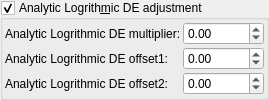
    <widget class="MyGroupBox" name="groupCheck_analyticDE_enabled_false">
     <property name="toolTip">
      <string/>
     </property>
     <property name="title">
      <string>Analytic Logrith&amp;mic DE adjustment</string>
     </property>
     <property name="checkable">
      <bool>true</bool>
     </property>
     <layout class="QVBoxLayout" name="verticalLayout_52">
      <property name="spacing">
       <number>2</number>
      </property>
      <property name="leftMargin">
       <number>2</number>
      </property>
      <property name="topMargin">
       <number>2</number>
      </property>
      <property name="rightMargin">
       <number>2</number>
      </property>
      <property name="bottomMargin">
       <number>2</number>
      </property>
      <item>
       <layout class="QGridLayout" name="gridLayout_26" columnstretch="0,0,1">
        <property name="spacing">
         <number>2</number>
        </property>
        <item row="2" column="1">
         <widget class="QLabel" name="label_178">
          <property name="text">
           <string>Analytic Logrithmic DE offset2:</string>
          </property>
         </widget>
        </item>
        <item row="0" column="1">
         <widget class="QLabel" name="label_176">
          <property name="text">
           <string>Analytic Logrithmic DE multiplier:</string>
          </property>
         </widget>
        </item>
        <item row="1" column="1">
         <widget class="QLabel" name="label_177">
          <property name="text">
           <string>Analytic Logrithmic DE offset1:</string>
          </property>
         </widget>
        </item>
        <item row="0" column="2">
         <widget class="MyDoubleSpinBox" name="spinbox_analyticDE_scale_1">
          <property name="sizePolicy">
           <sizepolicy hsizetype="Minimum" vsizetype="Maximum">
            <horstretch>0</horstretch>
            <verstretch>0</verstretch>
           </sizepolicy>
          </property>
          <property name="prefix">
           <string/>
          </property>
          <property name="suffix">
           <string/>
          </property>
          <property name="decimals">
           <number>2</number>
          </property>
          <property name="minimum">
           <double>-36000.000000000000000</double>
          </property>
          <property name="maximum">
           <double>36000.000000000000000</double>
          </property>
          <property name="singleStep">
           <double>0.100000000000000</double>
          </property>
         </widget>
        </item>
        <item row="1" column="2">
         <widget class="MyDoubleSpinBox" name="spinbox_analyticDE_offset_1">
          <property name="sizePolicy">
           <sizepolicy hsizetype="Minimum" vsizetype="Maximum">
            <horstretch>0</horstretch>
            <verstretch>0</verstretch>
           </sizepolicy>
          </property>
          <property name="prefix">
           <string/>
          </property>
          <property name="suffix">
           <string/>
          </property>
          <property name="decimals">
           <number>2</number>
          </property>
          <property name="minimum">
           <double>-36000.000000000000000</double>
          </property>
          <property name="maximum">
           <double>36000.000000000000000</double>
          </property>
          <property name="singleStep">
           <double>0.100000000000000</double>
          </property>
         </widget>
        </item>
        <item row="2" column="2">
         <widget class="MyDoubleSpinBox" name="spinbox_analyticDE_offset_2">
          <property name="sizePolicy">
           <sizepolicy hsizetype="Minimum" vsizetype="Maximum">
            <horstretch>0</horstretch>
            <verstretch>0</verstretch>
           </sizepolicy>
          </property>
          <property name="prefix">
           <string/>
          </property>
          <property name="suffix">
           <string/>
          </property>
          <property name="decimals">
           <number>2</number>
          </property>
          <property name="minimum">
           <double>-36000.000000000000000</double>
          </property>
          <property name="maximum">
           <double>36000.000000000000000</double>
          </property>
          <property name="singleStep">
           <double>0.100000000000000</double>
          </property>
         </widget>
        </item>
       </layout>
      </item>
     </layout>
    </widget>
